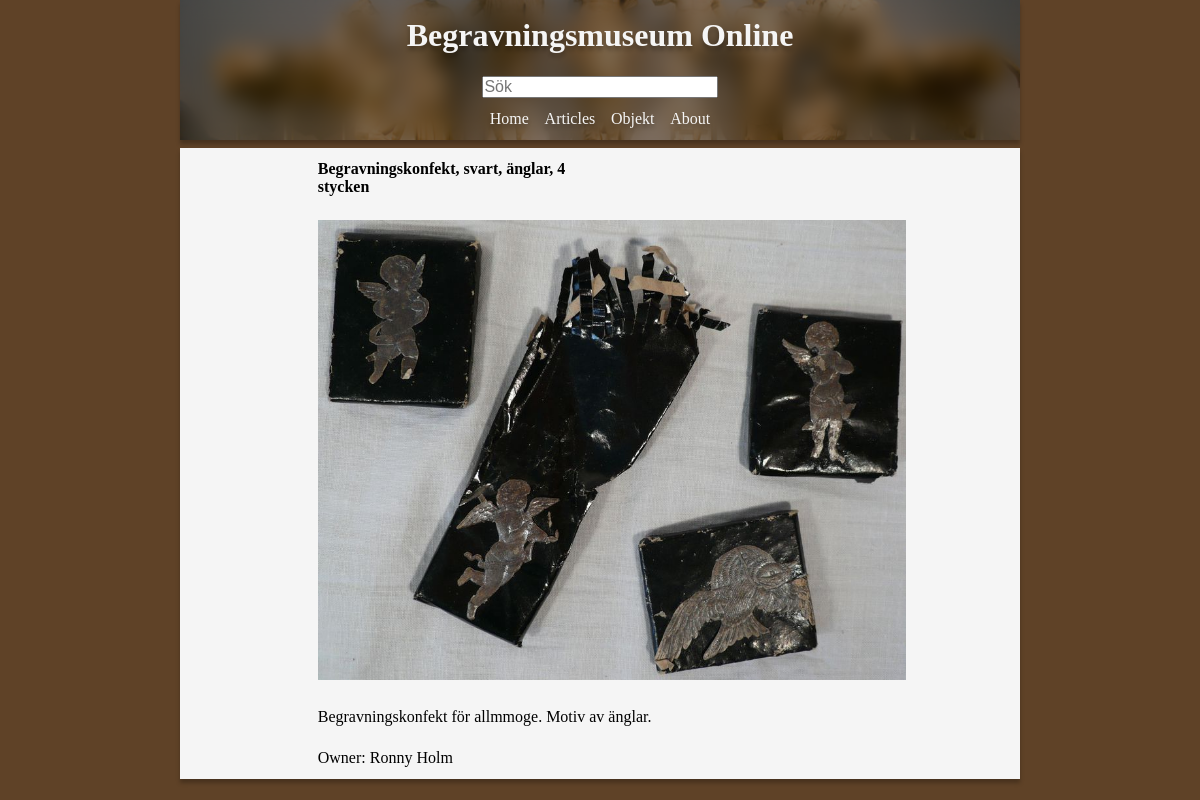
Page /public/selected_object.php?id=1&title=Begravningskonfekt, svart, änglar, 4 stycken on the committed database.
### tables this page shows
CREATE TABLE "object"
		(
			id INTEGER PRIMARY KEY  NOT NULL  UNIQUE, 
			title TEXT, 
			category TEXT, 
			text TEXT,
			image TEXT,
			owner TEXT
		);

### src/functions.php (the view, shortened to what this page needs)
<?php
function connectToDatabase(string $dsn): object
{
    try {
        $db = new PDO($dsn);
        $db->setAttribute(PDO::ATTR_ERRMODE, PDO::ERRMODE_EXCEPTION);
        $db->setAttribute(PDO::ATTR_DEFAULT_FETCH_MODE, PDO::FETCH_ASSOC);
    } catch (PDOException $e) {
        echo "Failed to connect to the database using DSN:<br>'$dsn'<br>";
        throw $e;
    }
    return $db;
}
        ?>
    <?php
function selected_object($objectId)
{
    $fileName = "../db/bmo.sqlite";
    if ($_SERVER["SERVER_NAME"] !== "www.student.bth.se") {
        $fileName = "C:\db\bmo.sqlite";
    }
    $dsn = "sqlite:$fileName";
    $db = connectToDatabase($dsn);
    $sql = <<<EOD
    SELECT *
    FROM object
    WHERE
        id = ?;
    EOD;
    $stmt = $db->prepare($sql);
    $args = [$objectId];
    $stmt->execute($args);
    $res = $stmt->fetch();
    ?>
        <div class="show_selected_object">
            <h2><?=$res['title']?></h2>
            <img src="../public/img/full-size/<?=$res['image']?>">
            <p><?=$res['text']?></p>
            <p>Owner: <?=$res['owner']?></p>
        </div>
    <?php
}

### public/css/style.css (style rules this page uses)
* { margin: 0; padding: 0; font-size: medium; }
body { background-color: #5f4227; height: 100vh; overflow-y: scroll; }
main div { width: 70%; margin: auto; }
main .show_selected_object h2 { padding: 2%; }
main .show_selected_object p { padding: 2%; }
main .show_selected_object img { padding: 2%; width: 100%; }
@media only screen and (min-width: 600px) { * { font-size: 16px; } }
@media only screen and (min-width: 600px) { main h2 { width: 50%; } }

### rows in the picture
object: title "Begravningskonfekt, svart, änglar, 4 stycken", image (picture), text "Begravningskonfekt för allmmoge. Motiv av änglar.", owner "Ronny Holm"
